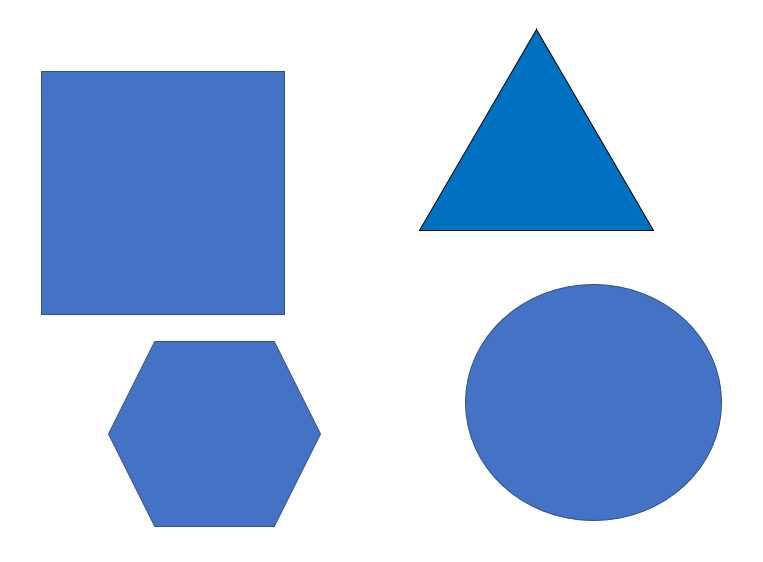
#> input picture images/shapes.png, 763 x 562 px, found by its file name
$ python edge_detector.py
#> lines starting #> are read from the running program, lines starting #| are printed output that depends on the picture
import cv2
import numpy as np
import matplotlib.pyplot as plt
import math
from PIL import Image


def sHalf(T, sigma):
    temp = -np.log(T) * 2 * (sigma ** 2)
    return np.round(np.sqrt(temp))

def calculate_filter_size(T, sigma):
    return 2*sHalf(T, sigma) + 1
def MaskGeneration(T, sigma):
    N = calculate_filter_size(T, sigma)
    shalf = sHalf(T, sigma)
    y, x = np.meshgrid(range(-int(shalf), int(shalf) + 1), range(-int(shalf), int(shalf) + 1))
    return x, y
def Gaussian(x,y, sigma):
    temp = ((x ** 2) + (y ** 2)) / (2 * (sigma ** 2))
    return (np.exp(-temp))

def calculate_gradient_X(x,y, sigma):
    temp = (x ** 2 + y ** 2) / (2 * sigma ** 2)
    return -((x * np.exp(-temp)) / sigma ** 2)

def calculate_gradient_Y(x,y, sigma):
    temp = (x ** 2 + y ** 2) / (2 * sigma ** 2)
    return -((y * np.exp(-temp)) / sigma ** 2)
def pad(img, kernel):
    r, c = img.shape
    kr, kc = kernel.shape
    padded = np.zeros((r + kr,c + kc), dtype=img.dtype)
    insert = np.uint((kr)/2)
    padded[insert: insert + r, insert: insert + c] = img
    return padded

def smooth(img, kernel=None):
    if kernel is None:
        mask = np.array([[1,1,1],[1,1,1],[1,1,1]])
    else:
        mask = kernel
    i, j = mask.shape
    output = np.zeros((img.shape[0], img.shape[1]))
    image_padded = pad(img, mask)
    for x in range(img.shape[0]):
        for y in range(img.shape[1]):
            output[x, y] = (mask * image_padded[x:x+i, y:y+j]).sum() / mask.sum()
    return output
def Create_Gx(fx, fy):
    gx = calculate_gradient_X(fx, fy, sigma)
    gx = (gx * 255)
    return np.around(gx)

def Create_Gy(fx, fy):
    gy = calculate_gradient_Y(fx, fy, sigma)
    gy = (gy * 255)
    return np.around(gy)
# [112 lines left out: functions ApplyMask, Gradient_Magnitude, Gradient_Direction, Digitize_angle, Non_Max_Supp, color and 2 more, not called in this run]


sigma = 0.5
T = 0.3
x, y = MaskGeneration(T, sigma)
gauss = Gaussian(x, y, sigma)
gx = -Create_Gx(x, y)
gy = -Create_Gy(x, y)

image = cv2.imread('images/shapes.png')
#> image is the input picture: shape (562, 763, 3); mean B, G, R 231.9, 201.2, 180.4
gray = cv2.cvtColor(image, cv2.COLOR_BGR2GRAY)
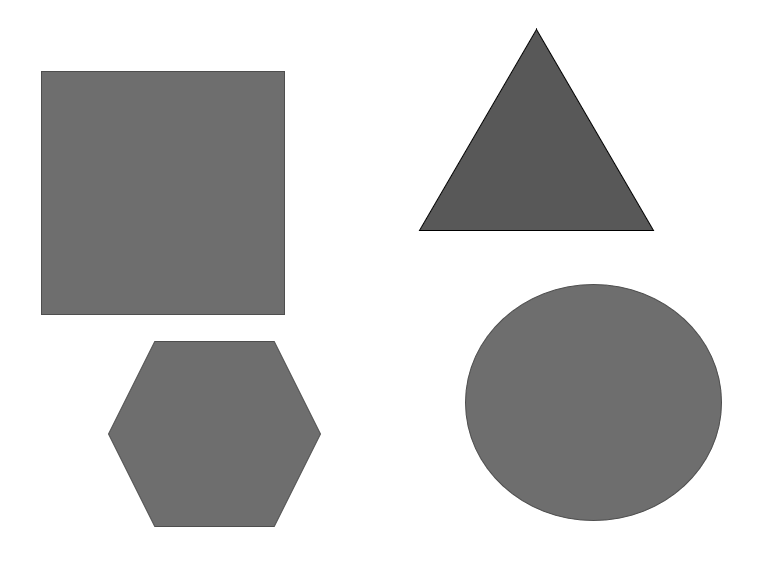
#> gray: shape (562, 763); min 0, max 255, mean 198.6
plt.figure(figsize = (8,8))
plt.imshow(gray, cmap='gray')
plt.show()

smooth_img = smooth(gray, gauss)
#> (the run stopped early here; a loop or call above may not have finished)

$ run again, with images/circle.png copied over images/shapes.png
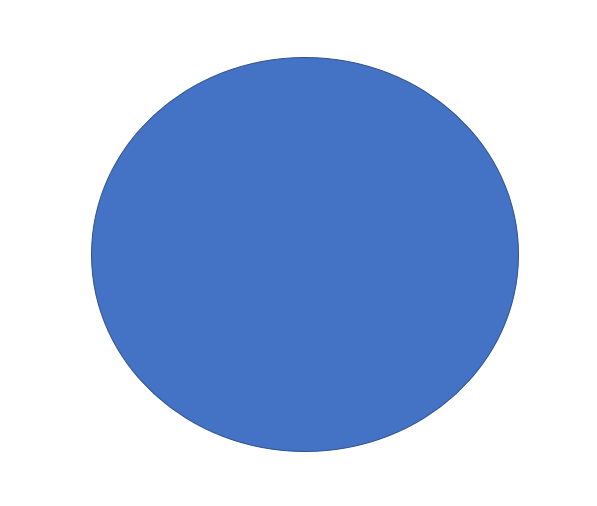
#> input picture images/circle.png, 597 x 506 px, found by its file name
#> image is the input picture: shape (506, 597, 3); mean B, G, R 228.8, 192.9, 172.7
#> `gray = cv2.cvtColor(image, cv2.COLOR_BGR2GRAY)`:
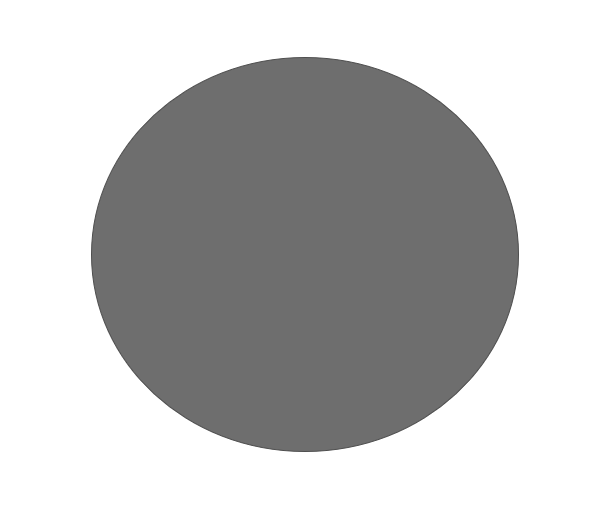
#> gray: shape (506, 597); min 78, max 255, mean 191.1

$ run again, with images/decagon.png copied over images/shapes.png
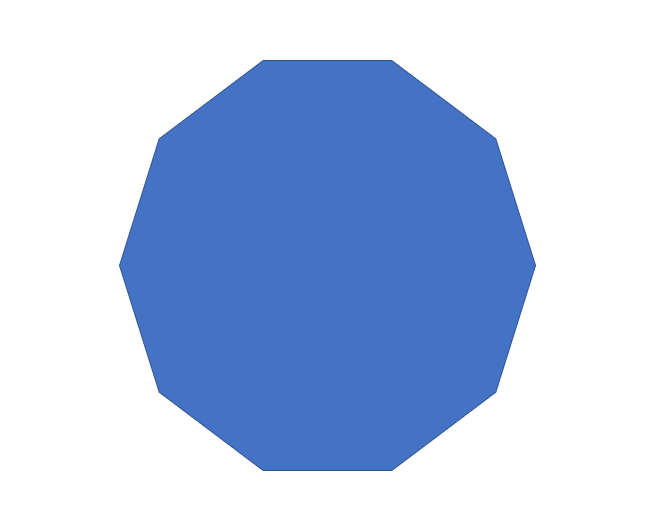
#> input picture images/decagon.png, 670 x 526 px, found by its file name
#> image is the input picture: shape (526, 670, 3); mean B, G, R 232.6, 201.9, 184.7
#> `gray = cv2.cvtColor(image, cv2.COLOR_BGR2GRAY)`:
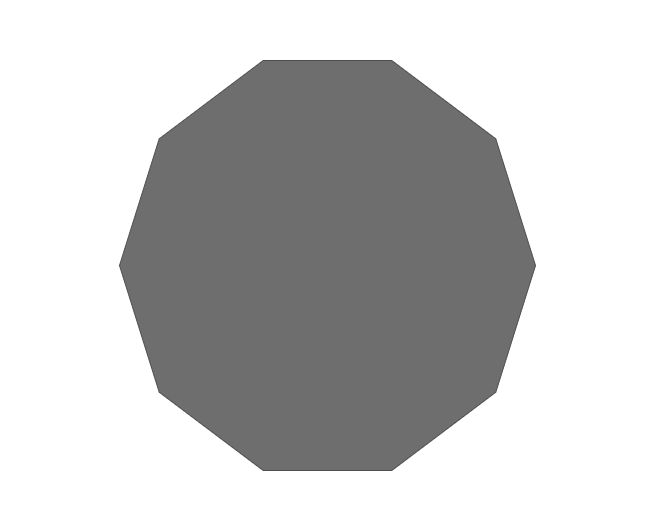
#> gray: shape (526, 670); min 78, max 255, mean 200.4
